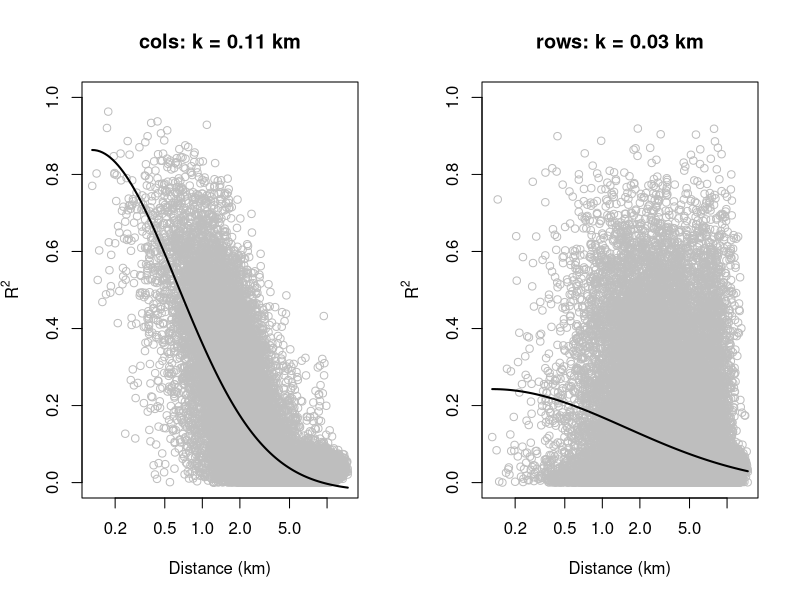

The R script that drew this image:
library(ggplot2)
# cols
nyc_tc <- read.csv("../results/nyc_to_cols.csv", row.names=1)
# rows
nyc_tr <- read.csv("../results/nyc_to_rows.csv", row.names=1)
# distance matrix
nyc_d <- read.csv("../data/nyc_d_matrix.csv", skip=1, row.names=1)
nyc_d <- nyc_d[-c(1),] # remove empty start_id row

ntc <- data.matrix(nyc_tc)
ntr <- data.matrix(nyc_tr)
ndm <- data.matrix(nyc_d)

r <- list ()
r [[1]] <- ntc
r [[2]] <- ntr
jpeg (filename="nyc_r2plots.jpg", width=1200,
      height=700, type="cairo")
par (mfrow=c(1,2))
mts <- c ("cols", "rows")

for (i in 1:2) {
	print ("This is beginning  of model")
	dvec <- as.vector (ndm[upper.tri(ndm)])
	rvec <- as.vector (r [[i]] [upper.tri(r [[i]])])
	indx <- which (!is.na (dvec) & !is.na (rvec) & dvec > 0)
	dvec <- dvec [indx]
	rvec <- rvec [indx]
	
    plot (dvec, rvec, pch=1, col="grey", log="x", ylim = range(c(r[[1]],r[[2]]), na.rm=T),
          xlab="Distance (km)", ylab=expression (paste (R^2)))
		  
	d <- log10(dvec)
    mod <- nls (rvec ~ cc + a * exp (-(d-min(d))^2 / k^2), 
                start=list(cc=0,a=0.2,k=-1))
    
	dfit <- seq (min (d), max (d), length.out=100)
    rfit <- predict (mod, newdata=data.frame(d=dfit))
    lines (10 ^ dfit, rfit, col="black", lwd=2)
    k <- 10 ^ summary (mod)$parameters [3]
    title (main=paste (mts[i], ": k = ",
                       formatC(k, format="f", digits=2), " km", sep=""))
}
dev.off()